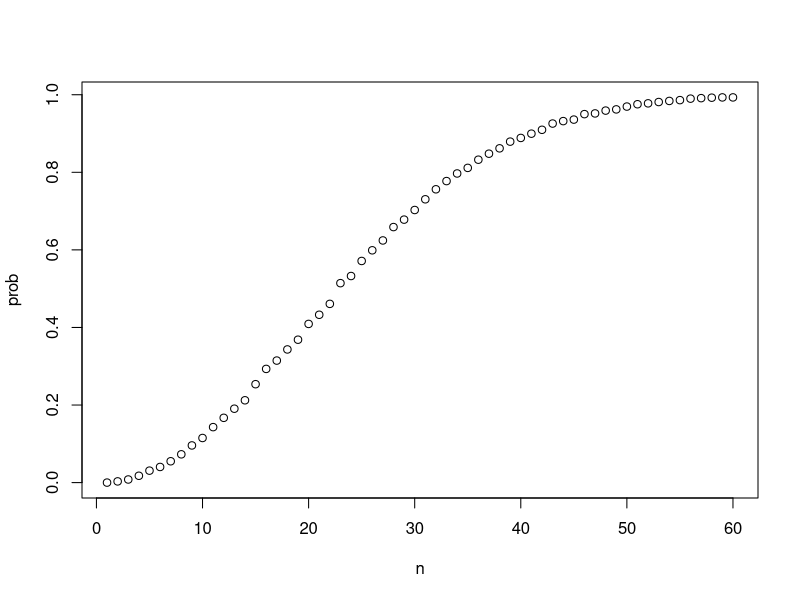
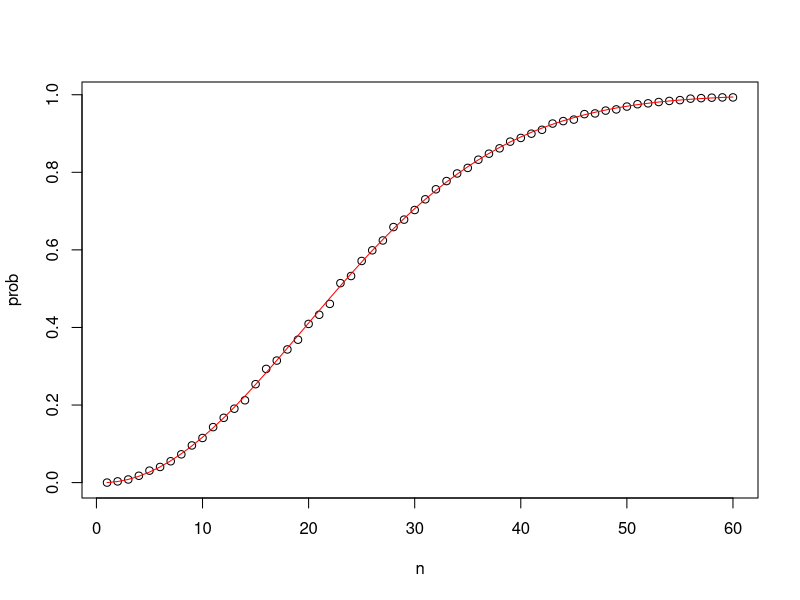
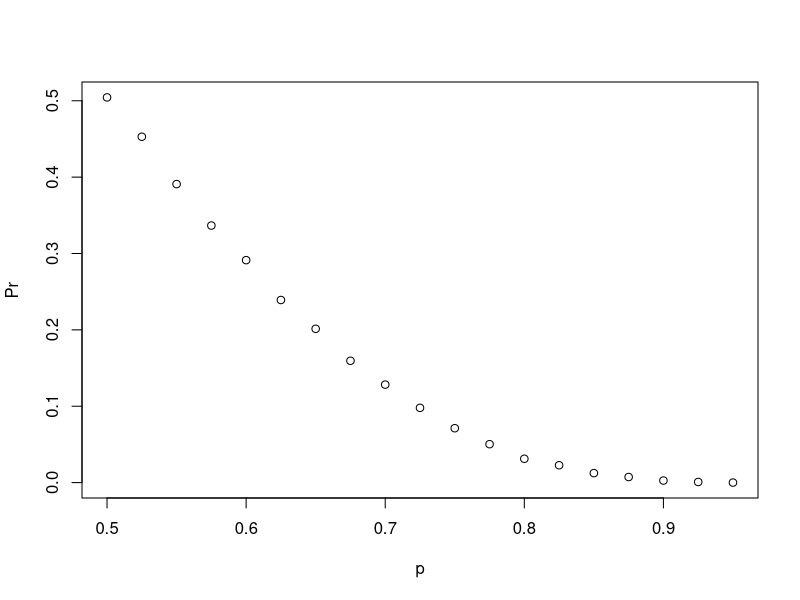
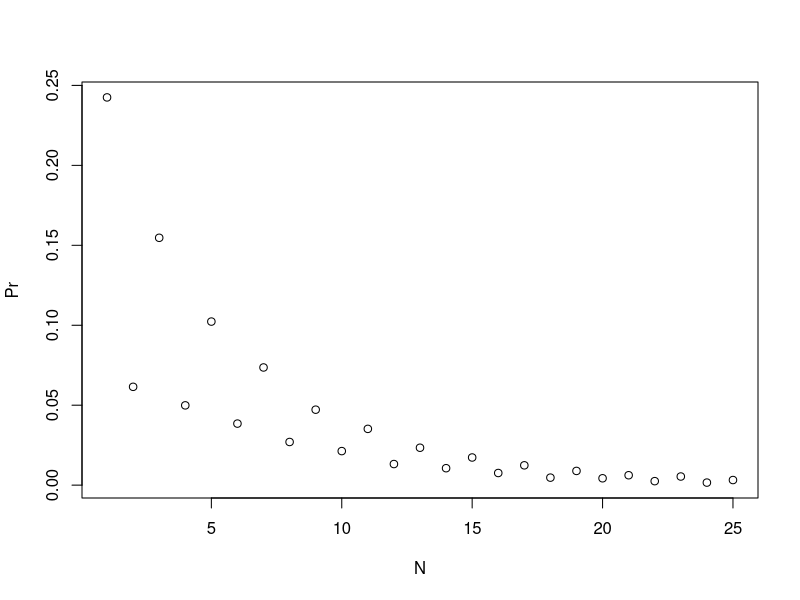
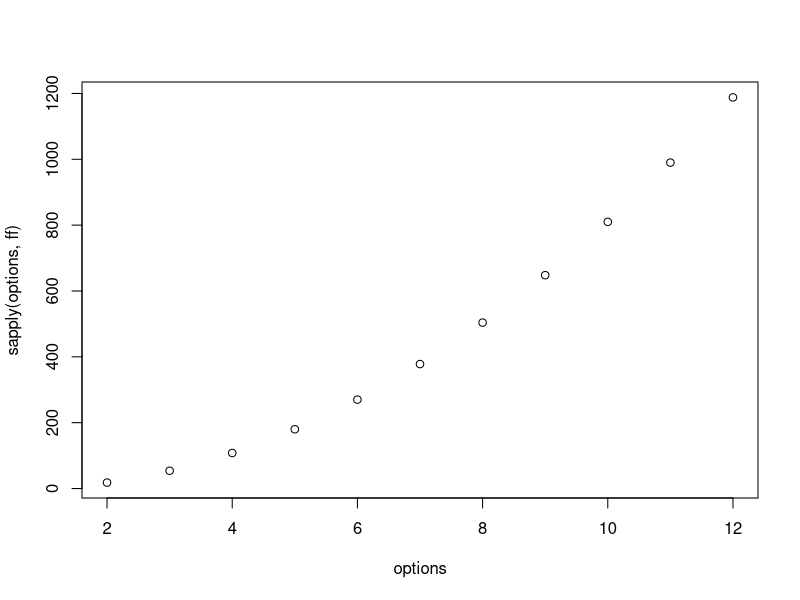

Generate these figures, in order, with R: (Note: this script raises an error after producing the figures.)
beads <- rep(c("red", "blue"), 
              times=c(2,3))

beads

#Choose 1 bead from the beads
sample(beads, 1)

#Simple monte carlo simulation

B <- 10000

events <- replicate(B, sample(beads, 1))
table(events)

prop.table(table(events))

events <- sample(beads, B, replace = TRUE)
prop.table(table(events))

mean(beads == "blue")

#Introducing Paste and expand grid
number <- "Three"
suit <- "Hearts"
paste(number, suit)


# joining vectors element-wise with paste
paste(letters[1:5], as.character(1:5))

#Creating a card deck in R
suits <- c("Diamonds", "Clubs", "Hearts", "Spades")
numbers <- c("Ace", "Deuce", "Three", "Four", "Five", 
             "Six", "Seven", "Eight", "Nine", "Ten", "Jack", "Queen", "King")
deck <- expand.grid(number = numbers, suit = suits)
deck <- paste(deck$number, deck$suit)

# probability of drawing a king
kings <- paste("King", suits)
mean(deck %in% kings)

library(gtools)
permutations(5,2)    # ways to choose 2 numbers in order from 1:5
all_phone_numbers <- permutations(10, 7, v = 0:9)
n <- nrow(all_phone_numbers)
index <- sample(n, 5)
all_phone_numbers[index,]

permutations(3,2)    # order matters
combinations(3,2)    # order does not matter

aces<- paste("Ace", suits)
facecard <- c("King", "Queen", "Jack", "Ten")
facecard <- expand.grid(number = facecard, suit = suits)
facecard <- paste(facecard$number, facecard$suit)

hands <- combinations(52, 2, v=deck) # all possible hands
# probability of a natural 21 given that the ace is listed first in `combinations`
mean(hands[,1] %in% aces & hands[,2] %in% facecard)

# probability of a natural 21 checking for both ace first and ace second
mean((hands[,1] %in% aces & hands[,2] %in% facecard)|(hands[,2] %in% aces & hands[,1] %in% facecard))
hands


# checking for duplicated bdays in one 50 person group
n <- 50
bdays <- sample(1:365, n, replace = TRUE)    # generate n random birthdays
any(duplicated(bdays))    # check if any birthdays are duplicated

# Monte Carlo simulation with B=10000 replicates
B <- 10000
results <- replicate(B, {    # returns vector of B logical values
  bdays <- sample(1:365, n, replace = TRUE)
  any(duplicated(bdays))
})
mean(results)    # calculates proportion of groups with duplicated bdays


# function to calculate probability of shared bdays across n people
compute_prob <- function(n, B = 10000) {
  same_day <- replicate(B, {
    bdays <- sample(1:365, n, replace = TRUE)
    any(duplicated(bdays))
  })
  mean(same_day)
}

n <- seq(1, 60)

prob <- sapply(n, compute_prob)
plot(n, prob)

# function for computing exact probability of shared birthdays for any n
exact_prob <- function(n){
  prob_unique <- seq(365, 365-n+1)/365   # vector of fractions for mult. rule
  1 - prod(prob_unique)    # calculate prob of no shared birthdays and subtract from 1
}

# applying function element-wise to vector of n values
eprob <- sapply(n, exact_prob)

# plotting Monte Carlo results and exact probabilities on same graph
plot(n, prob)    # plot Monte Carlo results
lines(n, eprob, col = "red")    # add line for exact prob


# Exercise 1
#Two teams, say the Cavs and the Warriors, are playing a seven game championship 
#series. The first to win four games wins the series. The teams are equally good, 
#so they each have a 50-50 chance of winning each game.

#If the Cavs lose the first game, what is the probability that they win the series?

n <- 6
outcomes <- c(0,1)
l <- rep(list(outcomes), n)
possibilities <- expand.grid(l)
results <- rowSums(possibilities)>=4
mean(results)

#Exercise 2
#Confirm the results of the previous question with a Monte Carlo simulation 
#to estimate the probability of the Cavs winning the series after losing the 
#first game.

B<-10000
set.seed(1)
results <- replicate(
  B, {
    cavs_wins <- sample(c(0,1), 6, replace = TRUE)
    sum(cavs_wins)>=4
  }
)
mean(results)

#Exercise 3
#Two teams, and , are playing a seven series game series. 
#Team is better than team and has a chance of winning each game.

p <- seq(0.5, 0.95, 0.025)

# Given a value 'p', the probability of winning the series for the underdog team B can be computed with the following function based on a Monte Carlo simulation:
prob_win <- function(p){
  B <- 10000
  result <- replicate(B, {
    b_win <- sample(c(1,0), 7, replace = TRUE, prob = c(1-p, p))
    sum(b_win)>=4
  })
  mean(result)
}

Pr <- sapply(p, prob_win)
plot(p, Pr)


#Exercise 4
N <- seq(1:25)

prob_win <- function(N, p=0.75){
  B <- 10000
  result <- replicate(B, {
    b_win <- sample(c(1,0), N, replace = TRUE, prob = c(1-p, p))
    sum(b_win)>=(N+1)/2
  })
  mean(result)
}

Pr <- sapply(N, prob_win)
plot(N, Pr)


#Section 1 Assessment
library(gtools)
library(tidyverse)

P8 <- length(permutations(8,3))/3
P8

jamaica <- factorial(3)
jamaica

Pr <- jamaica/P8 
Pr 

runners <- c("Jamaica", "Jamaica", "Jamaica", "USA", "Ecuador", 
             "Netherlands", "France", "South Africa")
results <- replicate(B, {
  winners <- sample(runners, 3)
  (winners[1] %in% "Jamaica"& winners[2] %in% "Jamaica"& winners[3] %in% "Jamaica")
})

mean(results)


#Exercise 2
length(combinations(6,2))/2*6*3

20*6*3

f <- function(entree){
  print(3*15*entree)
}

options <- seq(1:12)
sapply(options, f)

ff <- function(sides){
  3*6*nrow(combinations(sides,2))
}

options <- 2:12
sapply(options, ff)

plot(options, sapply(options, ff))

data(esoph)
head(esoph)

all_cases <- sum(esoph$ncases)
all_controls <- sum(esoph$ncontrols)

esoph %>% filter(alcgp == "120+") %>%
  +   summarize(sum_cases=sum(ncases), tot=sum(ncontrols) + sum(ncases), probability=sum_cases/tot)
esoph %>% filter(alcgp == "0-39g/day") %>%
  summarize(sum_cases=sum(ncases), tot=sum(ncontrols)+sum(ncases), probability=sum_cases/tot)

# Given that a person is a case, what is the probability that they smoke 10g or
#  more a day?
esoph %>% summarize(tot_cases = sum(ncases))
esoph %>% filter(tobgp != "0-9g/day") %>%
  summarize(smoking10_cases = sum(ncases))
122/200

# Given that a person is a control, what is the probability that they smoke 10g or
#  more a day?
esoph %>% summarize(tot_cases = sum(ncontrols))
esoph %>% filter(tobgp != "0-9g/day") %>%
  summarize(smoking10_cases = sum(ncontrols))
450/975

esoph %>% filter(alcgp == "120+") %>%
  summarize(sum_cases=sum(ncases))
45/all_cases

# For cases, what is the probability of being in the highest tobacco group?
esoph %>% filter(tobgp == "30+") %>%
  summarize(sum_cases=sum(ncases))
31/all_cases

esoph %>% filter(alcgp == "120+" & tobgp =="30+") %>%
  summarize(sum_cases = sum(ncases))
10/all_cases

# For cases, what is the probability of being in the highest alcohol group or
#  the highest tobacco group?
esoph %>% filter(alcgp == "120+" | tobgp =="30+") %>%
  summarize(sum_cases = sum(ncases))
66/all_cases

####### QUESTION 6a/b/c/d/e/f #######
# For controls, what is the probability of being in the highest alcohol group?
esoph %>% filter(alcgp == "120+") %>%
  summarize(contr_sum = sum(ncontrols), probability = contr_sum/all_controls)

# How many times more likely are cases than controls to be in the highest alcohol
#  group?
esoph %>% filter(alcgp == "120+") %>%
  summarize(contr_sum = sum(ncontrols), case_sum = sum(ncases),
            co_prob = contr_sum/all_controls, ca_prob = case_sum/all_cases,
            ratio = ca_prob/co_prob)

# For controls, what is the probability of being in the highest tobacco group?
esoph %>% filter(tobgp == "30+") %>%
  summarize(contr_sum = sum(ncontrols), probability = contr_sum/all_controls)

# For controls, what is the probability of being in the highest alcohol group and
#  the highest tobacco group?
esoph %>% filter(tobgp == "30+" & alcgp == "120+") %>%
  summarize(contr_sum = sum(ncontrols), probability = contr_sum/all_controls)

# For controls, what is the probability of being in the highest alcohol group or
#  the highest tobacco group?
esoph %>% filter(tobgp == "30+" | alcgp == "120+") %>%
  summarize(contr_sum = sum(ncontrols), probability = contr_sum/all_controls)

# How many times more likely are cases than controls to be in the highest alcohol
#  group or the highest tobacco group?
esoph %>% filter(alcgp == "120+" | tobgp == "30+") %>%
  summarize(contr_sum = sum(ncontrols), case_sum = sum(ncases),
            co_prob = contr_sum/all_controls, ca_prob = case_sum/all_cases,
            ratio = ca_prob/co_prob)

#Continous probability 
library(tidyverse)
library(dslabs)
data(heights)

F <- function(a) mean(x<=a)
x <- heights %>% filter(sex=="Male") %>% pull(height)

# probability of male taller than 70 inches
1-F(70)

# plot distribution of exact heights in data
plot(prop.table(table(x)), xlab = "a = Height in inches", ylab = "Pr(x = a)")

# probabilities in actual data over length 1 ranges containing an integer
mean(x <= 68.5) - mean(x <= 67.5)
mean(x <= 69.5) - mean(x <= 68.5)
mean(x <= 70.5) - mean(x <= 69.5)

# probabilities in normal approximation match well
pnorm(68.5, mean(x), sd(x)) - pnorm(67.5, mean(x), sd(x))
pnorm(69.5, mean(x), sd(x)) - pnorm(68.5, mean(x), sd(x))
pnorm(70.5, mean(x), sd(x)) - pnorm(69.5, mean(x), sd(x))

# probabilities in actual data over other ranges don't match normal approx as well
mean(x <= 70.9) - mean(x <= 70.1)
pnorm(70.9, mean(x), sd(x)) - pnorm(70.1, mean(x), sd(x))


x <- seq(-4, 4, length = 100)
data.frame(x, f = dnorm(x)) %>%
  ggplot(aes(x, f)) +
  geom_line()

x <- heights %>% filter(sex=="Male") %>% pull(height)

# generate simulated height data using normal distribution - both datasets should have n observations
n <- length(x)
avg <- mean(x)
s <- sd(x)
simulated_heights <- rnorm(n, avg, s)

# plot distribution of simulated_heights
data.frame(simulated_heights = simulated_heights) %>%
  ggplot(aes(simulated_heights)) +
  geom_histogram(color="black", binwidth = 2)

B <- 10000
tallest <- replicate(B, {
  simulated_data <- rnorm(800, avg, s)    # generate 800 normally distributed random heights
  max(simulated_data)    # determine the tallest height
})
mean(tallest >= 7*12) 

set.seed(16)

act_scores <- rnorm(10000, mean=20.9, sd=5.7)
mean(act_scores)
sd(act_scores)

sum(act_scores>=36)

mean(act_scores>=30)

mean(act_scores<=10)

x <- seq(1:36)

f_x <- dnorm(x, 20.9, 5.7)

plot(x,f_x)

z_act_scores <- (act_scores-mean(act_scores))/sd(act_scores)

mean(z_act_scores>2)

2*sd(act_scores)+mean(act_scores)

qnorm(0.975, mean(act_scores), sd(act_scores))

qnorm(0.95, mean(act_scores), sd(act_scores))

qnorm(0.95, mean=20.9, sd=5.7)

p <- seq(0.01, 0.99, 0.01)

sample_quantiles <-quantile(act_scores, p)

theoretical_quantiles <- qnorm(p, 20.9, 5.7)
qqplot(theoretical_quantiles, sample_quantiles)
